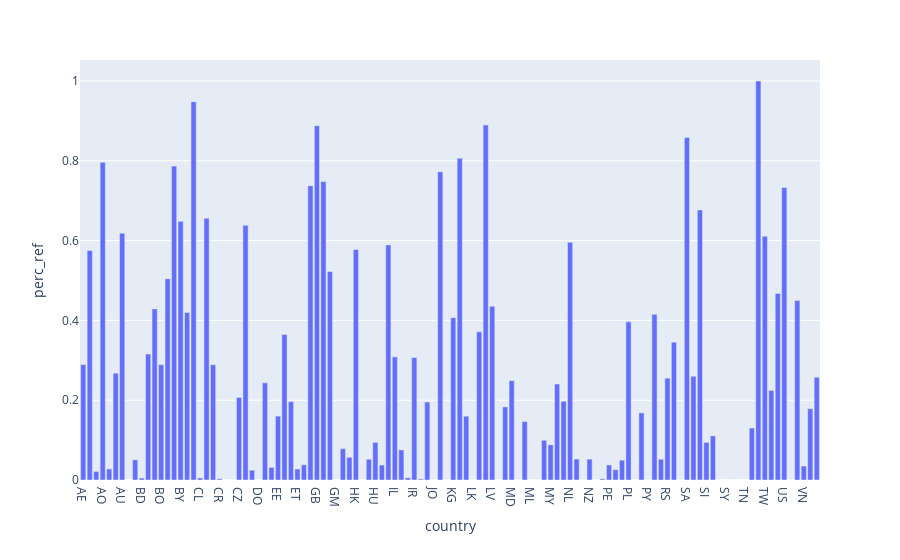

Notebook cell for this chart:
### Code cell
frame = frame.groupby('country').sum()
frame =frame.apply(lambda x: pd.to_numeric(x, errors='coerce'))
frame['perc_ref'] = (frame['reference']/frame['on-crossref'])
fig = px.bar(frame,x=frame.index,y='perc_ref')
fig.show()

### Figure 1 — Plotly figure (JSON) as saved in the notebook; plotly's stock layout.template omitted (floating-point values rounded to 4 significant figures)
{"data": [{"alignmentgroup": "True", "hovertemplate": "country=%{x}<br>perc_ref=%{y}<extra></extra>", "legendgroup": "", "marker": {"color": "#636efa", "pattern": {"shape": ""}}, "name": "", "offsetgroup": "", "orientation": "v", "showlegend": false, "textposition": "auto", "type": "bar", "x": ["AE", "AL", "AM", "AO", "AR", "AT", "AU", "AZ", "BA", "BD", "BE", "BG", "BO", "BR", "BS", "BY", "CA", "CH", "CL", "CN", "CO", "CR", "CU", "CY", "CZ", "DE", "DK", "DO", "DZ", "EC", "EE", "EG", "ES", "ET", "FI", "FR", "GB", "GE", "GH", "GM", "GR", "GT", "HK", "HN", "HR", "HU", "ID", "IE", "IL", "IN", "IQ", "IR", "IS", "IT", "JO", "JP", "KE", "KG", "KR", "KZ", "LK", "LT", "LU", "LV", "LY", "MA", "MD", "ME", "MK", "ML", "MN", "MX", "MY", "NG", "NI", "NL", "NO", "NP", "NZ", "OM", "PA", "PE", "PH", "PK", "PL", "PR", "PT", "PY", "QA", "RO", "RS", "RU", "RW", "SA", "SE", "SG", "SI", "SK", "SS", "SY", "TH", "TM", "TN", "TR", "TT", "TW", "UA", "UG", "US", "UY", "VE", "VN", "YE", "ZA"], "xaxis": "x", "y": [0.2893, 0.5751, 0.02151, 0.7963, 0.02776, 0.2677, 0.6187, null, 0.05074, 0.004931, 0.3157, 0.4289, 0.2892, 0.5045, 0.7868, 0.6483, 0.4199, 0.9481, 0.005204, 0.656, 0.289, 0.00325, 0, 0, 0.207, 0.6386, 0.02454, 0, 0.2436, 0.03161, 0.1601, 0.3647, 0.1965, 0.02759, 0.03807, 0.7376, 0.8882, 0.7478, 0.5225, null, 0.07852, 0.05691, 0.5779, 0, 0.05198, 0.09433, 0.03751, 0.5892, 0.3086, 0.07542, 0.005678, 0.3068, 0.00271, 0.1955, 0, 0.7724, 0, 0.4069, 0.8066, 0.16, 0, 0.3714, 0.8899, 0.4356, 0, 0.1832, 0.2491, 0, 0.1467, 0, 0, 0.09947, 0.08814, 0.2406, 0.1973, 0.5956, 0.05261, 0.0001433, 0.05227, 0, 0.003049, 0.03774, 0.02599, 0.04976, 0.3965, 0, 0.1683, 0, 0.4152, 0.05208, 0.2553, 0.3455, 0, 0.8585, 0.2599, 0.6769, 0.09419, 0.1106, 0, null, 0, null, null, 0.1303, 1, 0.6112, 0.2247, 0.4675, 0.7328, 0, 0.4502, 0.03494, 0.1787, 0.2576], "yaxis": "y"}], "layout": {"barmode": "relative", "legend": {"tracegroupgap": 0}, "margin": {"t": 60}, "xaxis": {"anchor": "y", "domain": [0, 1], "title": {"text": "country"}}, "yaxis": {"anchor": "x", "domain": [0, 1], "title": {"text": "perc_ref"}}}}
